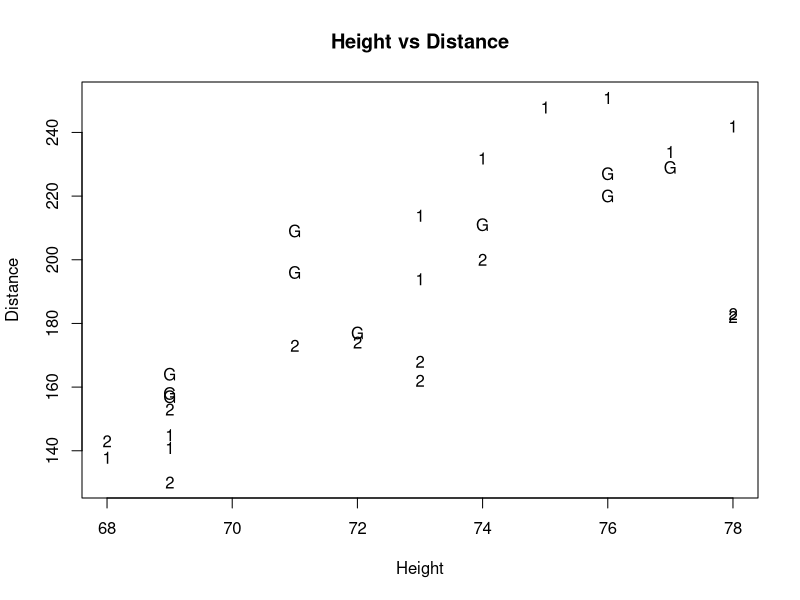
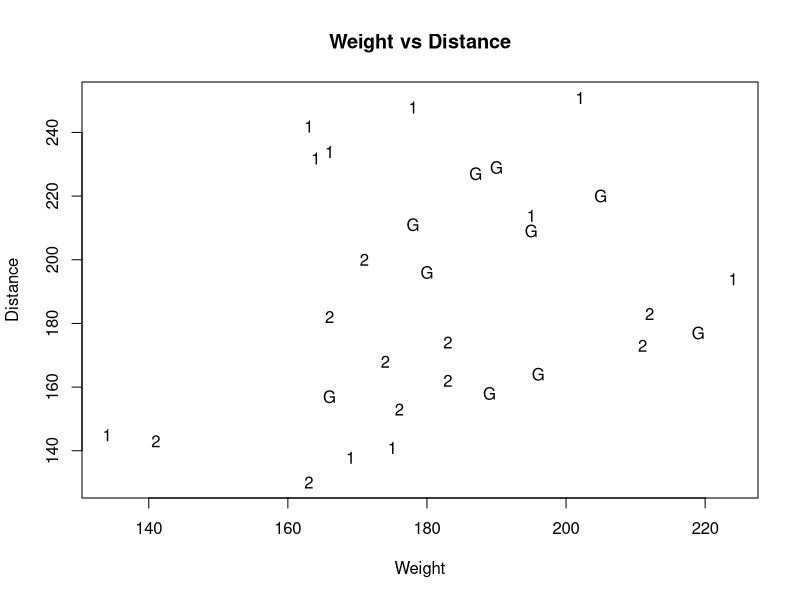
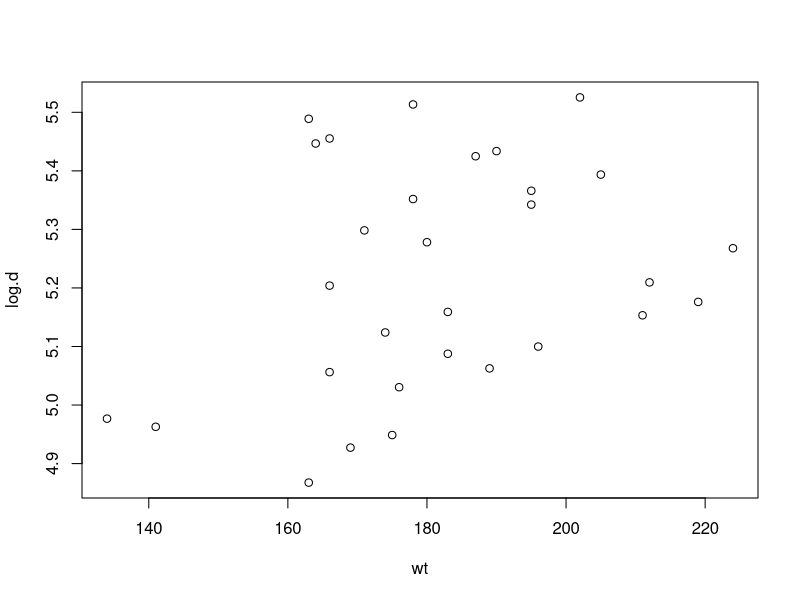
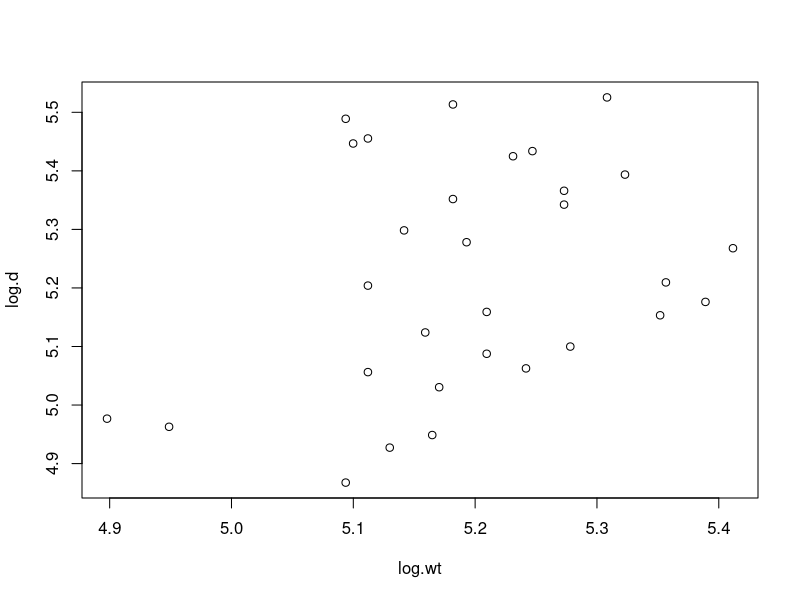
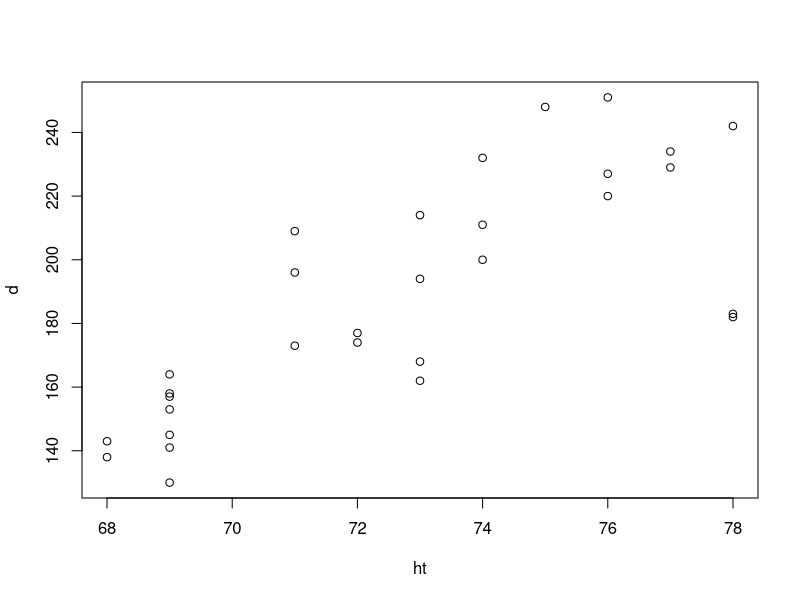
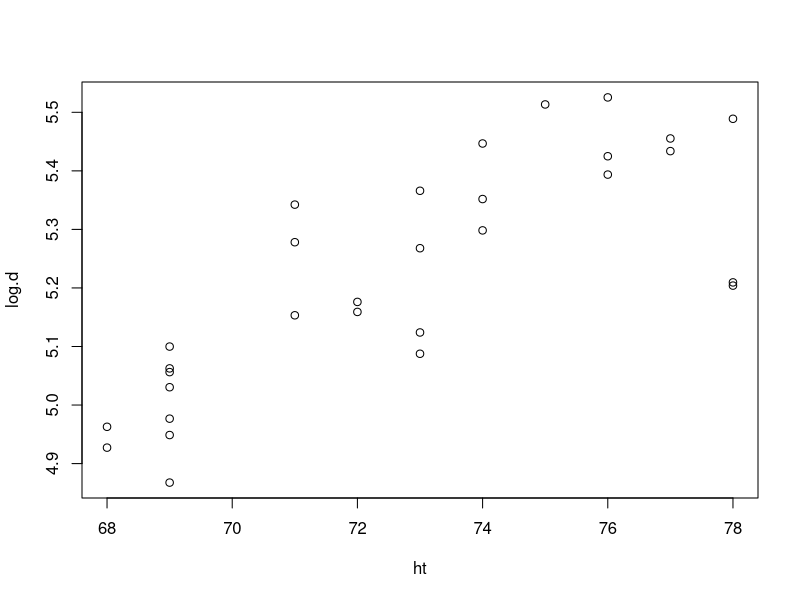
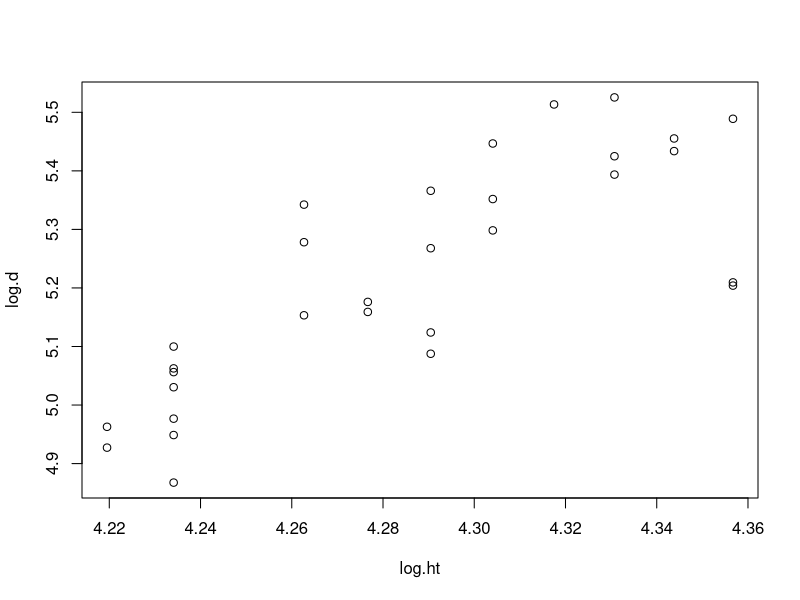
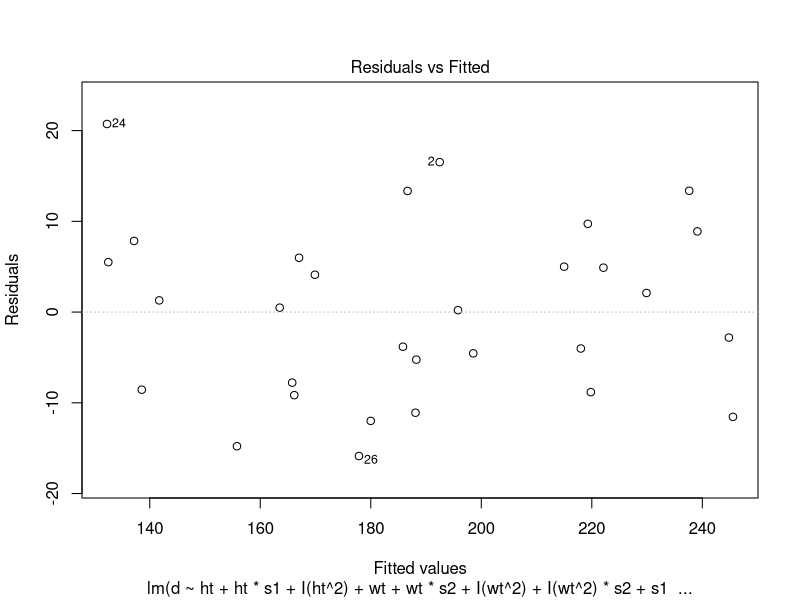

Write the R code that produced these figures, in order.
# Questions:
# What initial data inspection should we do?
# Was our model determination process correct?
# What discussion would you like to see for leverage/cook outliers?


swings <-1:30
ht <- c(71,71,76,77,74,69,69,76,69,72,
        73,75,69,74,73,77,76,78,68,69,
        78,72,78,69,71,73,73,74,68,69)
log.ht <- log(ht)

wt <- c(180,195,205,190,178,196,166,187,189,219,
        195,178,175,164,224,166,202,163,169,134,
        166,183,212,176,211,183,174,171,141,163)
log.wt <- log(wt)

d <- c(196,209,220,229,211,164,157,227,158,177,
       214,248,141,232,194,234,251,242,138,145,
       182,174,183,153,173,162,168,200,143,130)
log.d <- log(d)

shaft <- c(rep('Gr',10),rep('S1',10),rep('S2',10))

# Make indicator variables for soil quality categories
sg <- ifelse(shaft=='Gr',1,0)  # for graphite shaft
s1 <- ifelse(shaft=='S1',1,0)  # for steel 1 shaft
s2 <- ifelse(shaft=='S2',1,0)  # for steel 2 shaft 

data.set <- data.frame(ht,wt,d,sg,s1,s2)
data.set

plot(d~ht,xlab="Height",ylab="Distance",type="n",
     main="Height vs Distance")
points(ht[s1==1],          d[s1==1],          pch="1")
points(ht[s2==1],          d[s2==1],          pch="2")
points(ht[s1==0 & s2==0],  d[s1==0 & s2==0],  pch="G")

plot(d~wt,xlab="Weight",ylab="Distance",type="n",
     main="Weight vs Distance")
points(wt[s1==1],          d[s1==1],          pch="1")
points(wt[s2==1],          d[s2==1],          pch="2")
points(wt[s1==0 & s2==0],  d[s1==0 & s2==0],  pch="G")

plot(wt, log.d)
plot(log.wt, log.d)
plot(ht, d)
plot(ht, log.d)
plot(log.ht, log.d)


#Single Mean
model.1 <- lm(d ~ 1)
summary(model.1)
aov(model.1)

#SLR
model.2 <- lm(d ~ ht + wt)
summary(model.2)
aov(model.2)

#Multi Mean (ANOVA)
model.3 <- lm(d ~ s1 + s2)
summary(model.3)
aov(model.3)

#Quadratic
model.4 <- lm(d ~ ht + I(ht^2) + wt + I(wt^2))
summary(model.4)
aov(model.4)

#SLR common slope without interaction
model.5 <- lm(d ~ ht + wt + s1 + s2)
summary(model.5)
aov(model.5)

#Quadratic without interaction
model.6 <- lm(d ~ ht + I(ht^2) + wt + I(wt^2) + s1 + s2)
summary(model.6)
aov(model.6)

#SLR with interaction
model.7 <- lm(d ~ ht + ht*s1 + ht*s2 + wt + wt*s1 + wt*s2 + s1 + s2)
summary(model.7)
aov(model.7)

# Quadratic with interaction
model.8 <- lm(d ~ ht + ht*s1 + ht*s2 + I(ht^2) + I(ht^2)*s1 + I(ht^2)*s2 + wt + wt*s1 + wt*s2 + I(wt^2) + I(wt^2)*s1 + I(wt^2)*s2 + s1 + s2)
summary(model.8)
aov(model.8)

anova(model.1,model.2)        # Single mean vs SLR
anova(model.1,model.3)        # Single mean vs ANOVA

anova(model.2,model.4)        # SLR vs Quad
anova(model.2,model.5)       # SLR vs Common Slope

anova(model.3,model.5)        # ANOVA vs Common slope

anova(model.4, model.6)       # Quad vs Quad without interaction

anova(model.5,model.7)        # Common slope vs Separate slope 
anova(model.5,model.6)        # Common slope vs Quad no interaction

anova(model.6, model.8)       # Quad without interaction vs Quad with interaction
anova(model.7, model.8)       # Separate Slope vs Quad with interaction


# Quadratic with interaction
f1 <- lm(d ~ ht + ht*s1 + ht*s2 + I(ht^2) + I(ht^2)*s1 + I(ht^2)*s2 + wt + wt*s1 + wt*s2 + I(wt^2) + I(wt^2)*s1 + I(wt^2)*s2 + s1 + s2)
summary(f1)
f2 <- lm(d ~ ht + ht*s1 + ht*s2 + I(ht^2) + I(ht^2)*s2 + wt + wt*s1 + wt*s2 + I(wt^2) + I(wt^2)*s1 + I(wt^2)*s2 + s1 + s2)
summary(f2)
anova(f2, f1)
f3 <- lm(d ~ ht + ht*s1 + ht*s2 + I(ht^2) + wt + wt*s1 + wt*s2 + I(wt^2) + I(wt^2)*s1 + I(wt^2)*s2 + s1 + s2)
anova(f3, f2)
summary(f3)
f4 <- lm(d ~ ht + ht*s1 + I(ht^2) + wt + wt*s1 + wt*s2 + I(wt^2) + I(wt^2)*s1 + I(wt^2)*s2 + s1 + s2)
anova(f4, f3)
summary(f4)
# little to no evidence of difference between f4 and f5
f5 <- lm(d ~ ht + ht*s1 + I(ht^2) + wt + wt*s1 + wt*s2 + I(wt^2) + I(wt^2)*s2 + s1 + s2)
anova(f5, f4)
summary(f5)
# no evidence of difference between f5 and f6
# BEST
f6 <- lm(d ~ ht + ht*s1 + I(ht^2) + wt + wt*s2 + I(wt^2) + I(wt^2)*s2 + s1 + s2)
anova(f6, f5)
summary(f6)
# MODERATE of difference between f6 and f7 so f6 IS BEST
f7 <- lm(d ~ ht + ht*s1 + I(ht^2) + wt + wt*s2 + I(wt^2) + s1 + s2)
anova(f7, f6)
summary(f7)

plot(f6,which=c(1,2),add.smooth=F)

# Make a leverage plot with threshold horizontal line
leverage.out <- lm.influence(f6)$hat
leverage.out
sort(leverage.out)
plot(leverage.out, type="h", ylim=c(0,1),main="Leverage Plot")
threshold <- 2*length(f6$coeff)/length(leverage.out)
abline(h=threshold,lwd=2,lty=2)

# Calculate and plot studentized residuals
cbind(rstandard(f6),rstudent(f6))
rstudent(f6)
plot(f6$fit,rstudent(f6), type="n", 
     main="Externally Studentized Residuals")
text(f6$fit,rstudent(f6), swings)
abline(h=-3,lwd=1.5,lty=2) 
abline(h=-2,lwd=1.5,lty=2)
abline(h= 0,lwd=1.5,lty=2)
abline(h= 2,lwd=1.5,lty=2)
abline(h= 3,lwd=1.5,lty=2)

# Make a plot of Cook's distances
cooks.out <- cooks.distance(f6)
cooks.out
sort(cooks.out)
plot(swings,cooks.distance(f6),  type="h", 
     main="Cook's Distances")
abline(h= 1,lwd=1.5,lty=2)  

plot(leverage.out, cooks.out, type = 'n', main="Cooks Distance vs Leverages")
text(leverage.out, cooks.out, swings)
abline(h=1, lty=2)
abline(v=threshold, lty=2)








RSS <- c(37933.5, 14350.652, 30456.1, 11629.800, 8470.952, 5751.845, 4728.033, 2087.649)
stripchart(RSS, method = "stack", pch = 18, main = "RSS Comparison across Models", xlab = "Model RSS")

log.RSS <- log(RSS)
stripchart(log(RSS), method = "stack", pch = 18, main = "log(RSS) Comparison across Models", xlab = "Model log(RSS)")

# Make a leverage plot with threshold horizontal line
leverage.out <- lm.influence(model.5)$hat
leverage.out
sort(leverage.out)
plot(leverage.out, type="h", ylim=c(0,1),main="Leverage Plot")
threshold <- 2*length(model.5$coeff)/length(leverage.out)
abline(h=threshold,lwd=2,lty=2)

# Calculate and plot studentized residuals
cbind(rstandard(model.5),rstudent(model.5))
rstudent(model.5)
plot(model.5$fit,rstudent(model.5), type="n", 
     main="Externally Studentized Residuals")
text(model.5$fit,rstudent(model.5), swings)
abline(h=-3,lwd=1.5,lty=2) 
abline(h=-2,lwd=1.5,lty=2)
abline(h= 0,lwd=1.5,lty=2)
abline(h= 2,lwd=1.5,lty=2)
abline(h= 3,lwd=1.5,lty=2)

# Make a plot of Cook's distances
cooks.out <- cooks.distance(model.5)
cooks.out
sort(cooks.out)
plot(swings,cooks.distance(model.5),  type="h", 
     main="Cook's Distances")
abline(h= 1,lwd=1.5,lty=2)  

plot(leverage.out, cooks.out, type = 'n', main="Cooks Distance vs Leverages")
text(leverage.out, cooks.out, swings)
abline(h=1, lty=2)
abline(v=threshold, lty=2)
